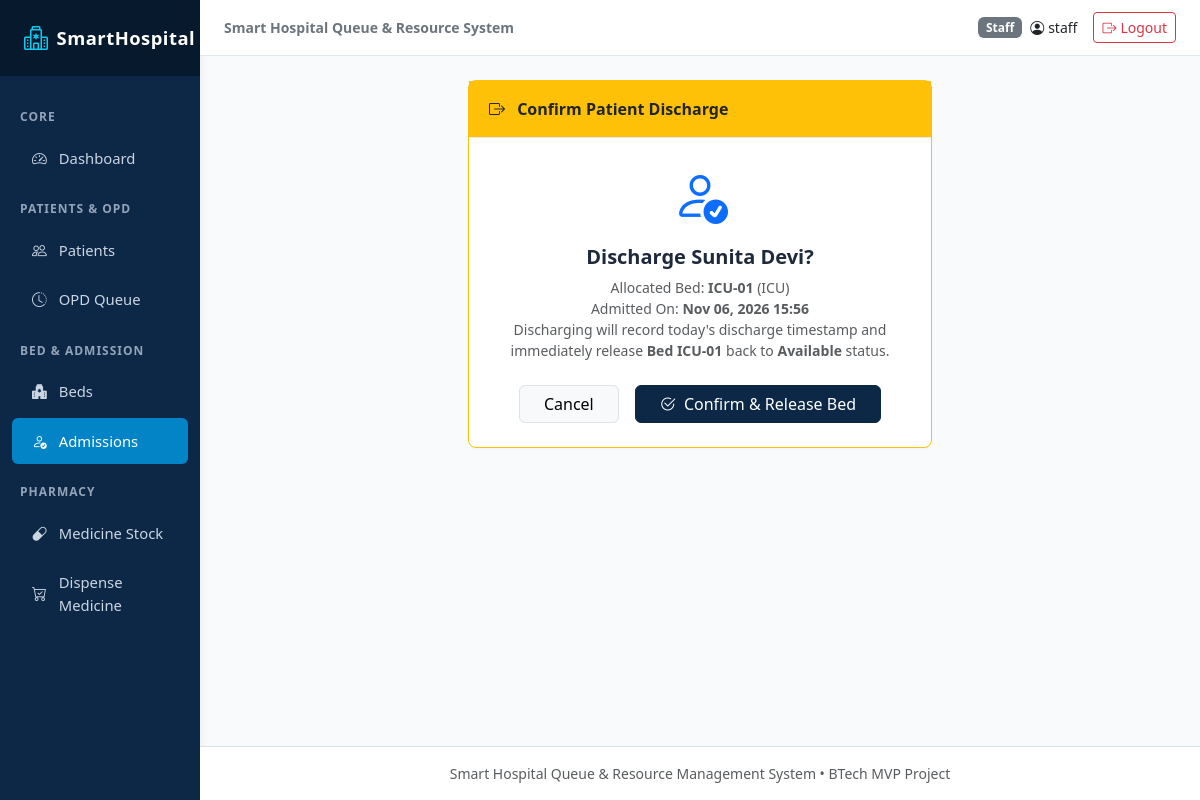
The page /admissions/2/discharge/ (signed in) on the database its author committed.
### hospital/models.py (models this page shows, shortened)
class Admission(models.Model):
    STATUS_CHOICES = [
        ('Admitted', 'Admitted'),
        ('Discharged', 'Discharged'),
    ]
    patient = models.ForeignKey(Patient, on_delete=models.CASCADE, related_name='admissions')
    bed = models.ForeignKey(Bed, on_delete=models.CASCADE, related_name='admissions')
    admission_date = models.DateTimeField(auto_now_add=True)
    discharge_date = models.DateTimeField(null=True, blank=True)
    reason = models.TextField()
    status = models.CharField(max_length=20, choices=STATUS_CHOICES, default='Admitted')
    class Meta:
        ordering = ['-admission_date']

class Patient(models.Model):
    GENDER_CHOICES = [
        ('Male', 'Male'),
        ('Female', 'Female'),
        ('Other', 'Other'),
    ]
    patient_id = models.CharField(max_length=20, unique=True, blank=True)
    name = models.CharField(max_length=150)
    age = models.PositiveIntegerField()
    gender = models.CharField(max_length=10, choices=GENDER_CHOICES)
    phone = models.CharField(max_length=20)
    address = models.TextField()
    registration_date = models.DateTimeField(auto_now_add=True)
    class Meta:
        ordering = ['-registration_date']

class Bed(models.Model):
    CATEGORY_CHOICES = [
        ('General', 'General'),
        ('ICU', 'ICU'),
        ('Emergency', 'Emergency'),
        ('Private', 'Private'),
    ]
    STATUS_CHOICES = [
        ('Available', 'Available'),
        ('Occupied', 'Occupied'),
    ]
    bed_number = models.CharField(max_length=30, unique=True)
    category = models.CharField(max_length=20, choices=CATEGORY_CHOICES, default='General')
    status = models.CharField(max_length=20, choices=STATUS_CHOICES, default='Available')
    daily_charge = models.DecimalField(max_digits=10, decimal_places=2, default=0.00)
    notes = models.TextField(blank=True, default='')
    class Meta:
        ordering = ['bed_number']

### hospital/views.py (the view, shortened to what this page needs)
# urls.py: path('admissions/<int:pk>/discharge/', views.admission_discharge, name='admission_discharge'),
@login_required
def admission_discharge(request, pk):
    admission = get_object_or_404(Admission, pk=pk)
    return render(request, 'admissions/discharge_confirm.html', {'admission': admission})

### templates/admissions/discharge_confirm.html (shortened to what this page needs)
{% extends 'base.html' %}
{% block content %}
<div class="row justify-content-center">
  <div class="col-md-6">
    <div class="card-clean border-warning">
      <div class="card-header bg-warning text-dark fw-bold">
        <i class="bi bi-box-arrow-right me-2"></i> Confirm Patient Discharge
      </div>
      <div class="card-body p-4 text-center">
        <i class="bi bi-person-check text-primary display-4 mb-3 d-block"></i>
        <h5 class="fw-bold mb-2">Discharge {{ admission.patient.name }}?</h5>
        <p class="text-muted small">
          Allocated Bed: <strong>{{ admission.bed.bed_number }}</strong> ({{ admission.bed.category }})<br>
          Admitted On: <strong>{{ admission.admission_date|date:"M d, Y H:i" }}</strong><br>
          Discharging will record today's discharge timestamp and immediately release <strong>Bed {{ admission.bed.bed_number }}</strong> back to <strong>Available</strong> status.
        </p>
        <form method="post" class="mt-4 d-flex justify-content-center gap-3">
          <a href="{% url 'admission_list' %}" class="btn btn-light border px-4">Cancel</a>
          <button type="submit" class="btn btn-navy px-4">
            <i class="bi bi-check2-circle me-1"></i> Confirm & Release Bed
          </button>
        </form>
      </div>
    </div>
  </div>
</div>
{% endblock %}

### templates/base.html (shortened to what this page needs)
{% load static %}
<!DOCTYPE html>
<html lang="en">
<head>
  <link href="https://cdn.jsdelivr.net/npm/bootstrap@5.3.3/dist/css/bootstrap.min.css" rel="stylesheet">
  <link href="https://cdn.jsdelivr.net/npm/bootstrap-icons@1.11.3/font/bootstrap-icons.min.css" rel="stylesheet">
  <link rel="stylesheet" href="{% static 'css/custom.css' %}">
</head>
<body>
<div class="container-fluid p-0">
  <div class="row g-0">
    <nav class="col-lg-2 col-md-3 d-none d-md-block sidebar">
      <div class="brand d-flex align-items-center gap-2">
        <i class="bi bi-hospital fs-4 text-info"></i>
        <span>SmartHospital</span>
      </div>
      <div class="py-3">
        <div class="nav-heading">Core</div>
        <a href="{% url 'dashboard' %}" class="nav-link {% if request.resolver_match.url_name == 'dashboard' %}active{% endif %}">
          <i class="bi bi-speedometer2"></i>
          <span>Dashboard</span>
        </a>
        <div class="nav-heading">Patients & OPD</div>
        <a href="{% url 'patient_list' %}" class="nav-link {% if 'patient' in request.resolver_match.url_name %}active{% endif %}">
          <i class="bi bi-people"></i>
          <span>Patients</span>
        </a>
        <a href="{% url 'opd_queue' %}" class="nav-link {% if 'opd' in request.resolver_match.url_name %}active{% endif %}">
          <i class="bi bi-clock-history"></i>
          <span>OPD Queue</span>
        </a>
        <div class="nav-heading">Bed & Admission</div>
        <a href="{% url 'bed_list' %}" class="nav-link {% if 'bed' in request.resolver_match.url_name %}active{% endif %}">
          <i class="bi bi-hospital-fill"></i>
          <span>Beds</span>
        </a>
        <a href="{% url 'admission_list' %}" class="nav-link {% if 'admission' in request.resolver_match.url_name %}active{% endif %}">
          <i class="bi bi-person-check"></i>
          <span>Admissions</span>
        </a>
        <div class="nav-heading">Pharmacy</div>
        <a href="{% url 'medicine_list' %}" class="nav-link {% if request.resolver_match.url_name in 'medicine_list medicine_add medicine_edit' %}active{% endif %}">
          <i class="bi bi-capsule"></i>
          <span>Medicine Stock</span>
        </a>
        <a href="{% url 'medicine_dispense' %}" class="nav-link {% if request.resolver_match.url_name == 'medicine_dispense' %}active{% endif %}">
          <i class="bi bi-cart-check"></i>
          <span>Dispense Medicine</span>
        </a>
      </div>
    </nav>
    <div class="col-lg-10 col-md-9 main-content">
      <header class="top-navbar d-flex justify-content-between align-items-center">
        <div class="d-flex align-items-center gap-3">
          <span class="fw-semibold text-secondary small d-none d-sm-inline">Smart Hospital Queue & Resource System</span>
        </div>
        <div class="d-flex align-items-center gap-3">
          {% if user.is_authenticated %}
            <div class="d-flex align-items-center gap-2">
              <span class="badge {% if user.is_superuser %}bg-primary{% else %}bg-secondary{% endif %}">
                {% if user.is_superuser %}Admin{% else %}Staff{% endif %}
              </span>
              <span class="fw-medium text-dark small"><i class="bi bi-person-circle me-1"></i>{{ user.username }}</span>
            </div>
            <a href="{% url 'logout' %}" class="btn btn-sm btn-outline-danger d-flex align-items-center gap-1">
              <i class="bi bi-box-arrow-right"></i>
              <span class="d-none d-sm-inline">Logout</span>
            </a>
          {% endif %}
        </div>
      </header>
      <main class="content-body">
        {% block content %}{% endblock %}
      </main>
      <footer class="text-center py-3 text-muted small border-top bg-white mt-auto">
        Smart Hospital Queue & Resource Management System &bull; BTech MVP Project
      </footer>
    </div>
  </div>
</div>
</body>
</html>

### static/css/custom.css (style rules this page uses)
:root { --navy-primary: #0d2847; --navy-dark: #07192d; --navy-light: #163d6b; --blue-accent: #0284c7; --blue-light-bg: #f0f7fd; --bg-page: #f8fafc; --text-dark: #1e293b; --text-muted: #64748b; --status-available: #16a34a; --status-occupied: #dc2626; --status-warning: #ea580c; --border-color: #e2e8f0; }
body { background-color: var(--bg-page); color: var(--text-dark); font-family: system-ui, -apple-system, "Segoe UI", Roboto, "Helvetica Neue", Arial, sans-serif; min-height: 100vh; }
.sidebar { background-color: var(--navy-primary); min-height: 100vh; box-shadow: 2px 0 8px rgba(0, 0, 0, 0.05); }
.sidebar .brand { padding: 1.25rem 1.5rem; background-color: var(--navy-dark); color: #ffffff; font-weight: 700; font-size: 1.15rem; letter-spacing: 0.5px; }
.sidebar .nav-link { color: #cbd5e1; padding: 0.75rem 1.25rem; font-size: 0.925rem; font-weight: 500; display: flex; align-items: center; gap: 0.75rem; border-radius: 6px; margin: 0.2rem 0.75rem; transition: all 0.2s ease; }
.sidebar .nav-link.active { color: #ffffff; background-color: var(--blue-accent); }
.sidebar .nav-heading { font-size: 0.75rem; text-transform: uppercase; letter-spacing: 1px; color: #94a3b8; padding: 1rem 1.25rem 0.35rem; font-weight: 600; }
.main-content { min-height: 100vh; display: flex; flex-direction: column; }
.top-navbar { background-color: #ffffff; border-bottom: 1px solid var(--border-color); padding: 0.75rem 1.5rem; }
.content-body { padding: 1.5rem; flex-grow: 1; }
.card-clean { background: #ffffff; border: 1px solid var(--border-color); border-radius: 8px; box-shadow: 0 1px 3px rgba(0, 0, 0, 0.03); margin-bottom: 1.5rem; }
.card-clean .card-header { background-color: #ffffff; border-bottom: 1px solid var(--border-color); padding: 1rem 1.25rem; font-weight: 600; color: var(--navy-primary); }
.btn-navy { background-color: var(--navy-primary); border-color: var(--navy-primary); color: #ffffff; }

### rows shown on the page
Admission: patient.name "Sunita Devi", bed.bed_number "ICU-01", bed.category "ICU", admission_date "Nov 06, 2026 15:56"

### other values the page prints
{{ user.username }} "staff"
